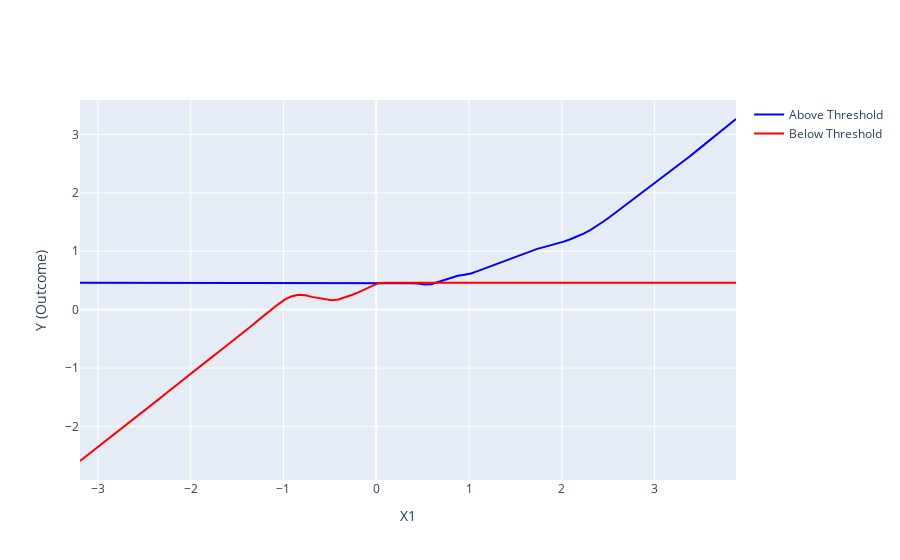

The code cell stored with this chart in its notebook:
### Markdown cell above
In this section, we explore LOWESS method to capture local trends that may not be captured by our polynomial regression models.

### Code cell
# Select a key predictor for threshold analysis
key_predictor = selected_predictors["Model 1"][0]
threshold_value = X_vars_train[key_predictor].median()

# Create above and below indices
above_indices = X_vars_train[key_predictor] >= threshold_value
below_indices = X_vars_train[key_predictor] < threshold_value

# Fit LOWESS models for above and below data
fit_above = sm.nonparametric.lowess(y0_train[above_indices], X_vars_train.loc[above_indices, key_predictor])
fit_below = sm.nonparametric.lowess(y0_train[below_indices], X_vars_train.loc[below_indices, key_predictor])

# Generate range of values for prediction
x_min, x_max = X_vars_train[key_predictor].min(), X_vars_train[key_predictor].max()
rr = np.linspace(x_min, x_max, num=100)

# Predictions for above and below data
pred_above = np.interp(rr, fit_above[:, 0], fit_above[:, 1])
pred_below = np.interp(rr, fit_below[:, 0], fit_below[:, 1])

# Plot
fig = go.Figure()

fig.add_trace(go.Scatter(x=rr, y=pred_above, mode='lines', 
                        line=dict(color='blue', width=2), name='Above Threshold'))
fig.add_trace(go.Scatter(x=rr, y=pred_below, mode='lines', 
                        line=dict(color='red', width=2), name='Below Threshold'))

fig.update_layout(
    xaxis_title=key_predictor,
    yaxis_title="Y (Outcome)",
)

fig.show()

print(f"LOWESS reveals different local trends above and below {key_predictor} = {threshold_value:.3f}")
